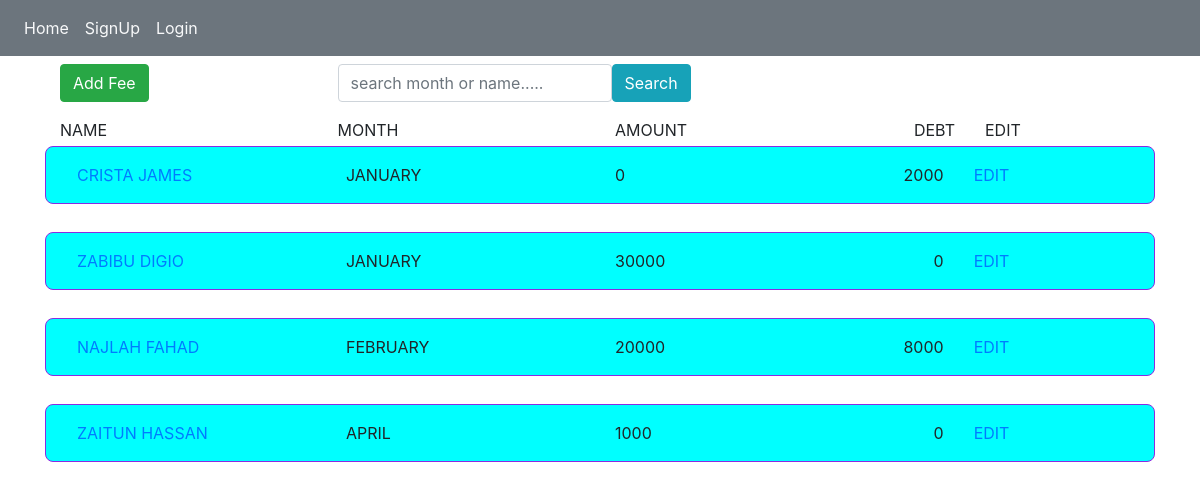
The app's page /fee_list with its own data.
### result_app/models.py (models this page shows, shortened)
class Fee(models.Model):
    parent=models.ForeignKey(settings.AUTH_USER_MODEL,on_delete=models.CASCADE,null=True,blank=True)
    stud_name=models.ForeignKey(Student,on_delete=models.CASCADE,related_name='fees')
    required_amount=models.IntegerField()
    amount_paid=models.IntegerField()
    month_paid=models.CharField(max_length=300,choices=(('JANUARY','JANUARY'),('FEBRUARY','FEBRUARY'),('MARCH','MARCH'),('APRIL','APRIL'),('MAY','MAY'),('JUNE','JUNE'),('JULY','JULY'),('AUGUST','AUGUST'),('SEPTEMBER','SEPTEMBER'),('OCTOBER','OCTOBER'),('NOVEMBER','NOVEMBER'),('DECEMBER','DECEMBER')),blank=True,null=True )
    debt=models.IntegerField()
    date_paid=models.DateTimeField(auto_now_add=True)
    date_updated=models.DateTimeField(auto_now=True)

class Student(models.Model):
    parent=models.ForeignKey(settings.AUTH_USER_MODEL,on_delete=models.CASCADE,blank=True,null=True)
    full_name=models.CharField(max_length=100)
    class_level=models.ForeignKey('LevelClass',on_delete=models.CASCADE)

### result_app/views.py (the view)
# urls.py: path('fee_list',views.fee_list,name='fee_list'),
def fee_list(request):
    fees=Fee.objects.all()
    if request.method=='GET':
       search=request.GET.get('search','')
       fei=Fee.objects.filter(Q(stud_name__full_name__icontains=search) | Q(month_paid__icontains=search))
    return render(request,'fee_list.html',{'fees':fees,'fei':fei,'search':search})

### templates/fee_list.html (shortened to what this page needs)
{% extends 'base.html' %}
{% block content %}
<div class="container">
        <div class="row mt-2">
            <div class="col-3">
                <a href="{% url 'add_fee' %}" class="btn btn-success">Add Fee</a>
            </div>
            <div class="col-9">
                <div class="row">
                    <div class="col-12">
                        <form class="form form-inline"  method="get">
                            <input type="text" name="search" placeholder="search month or name....." class="form-control"><button class="btn btn-info" type="submit">Search</button>
                        </form>
                    </div>
                </div>
            </div>
        </div>
    {% if search %}
            <div class="row">
                <div class="col-12">{{fei.count}} &nbsp;&nbsp; Results</div>
            </div>
             <div class="row">
                <div class="col-3">NAME</div>
                <div class="col-3">MONTH</div>
                <div class="col-1">AMOUNT</div>
                <div class="col-3 text-right">DEBT</div>
                <div class="col-2 ">EDIT</div>
             </div>
            {% for fee in fei %}
                <div class="row p-3 mt-1" style="background-color: aqua;border: 1px solid blueviolet; border-radius: 8px;">
                    <div class="col-3"><a href="">{{fee.stud_name.full_name}}</a></div>
                    <div class="col-3">{{fee.month_paid}}</div>
                    <div class="col-1">{{fee.amount_paid}}</div>
                    <div class="col-3 text text-right">{{fee.debt}}</div>
                    <div class="col-2"><a href="{% url 'edit_fee' fee.id %}">EDIT</a></div>
                </div>
                <br>
            {% endfor %}
    {% else %}
            <div class="row mt-3">
                <div class="col-3">NAME</div>
                <div class="col-3">MONTH</div>
                <div class="col-1">AMOUNT</div>
                <div class="col-3 text-right">DEBT</div>
                <div class="col-2">EDIT</div>
            </div>
            {% for fee in fees %}
            <div class="row p-3 mt-1" style="background-color: aqua;border: 1px solid blueviolet; border-radius: 8px;">
                <div class="col-3"><a href="{% url 'fee_detail' fee.id %}">{{fee.stud_name.full_name}}</a></div>
                <div class="col-3">{{fee.month_paid}}</div>
                <div class="col-1">{{fee.amount_paid}}</div>
                <div class="col-3 text-right">{{fee.debt}}</div>
                <div class="col-2"><a href="{% url 'edit_fee' fee.id %}">EDIT</a></div>
            </div>
            <br>
            {% endfor %}
    {% endif %}
</div>
{% endblock %}

### records on screen
Fee: stud_name.full_name "CRISTA JAMES", month_paid "JANUARY", amount_paid "0", debt "2000"
Fee: stud_name.full_name "ZABIBU DIGIO", month_paid "JANUARY", amount_paid "30000", debt "0"
Fee: stud_name.full_name "NAJLAH FAHAD", month_paid "FEBRUARY", amount_paid "20000", debt "8000"
Fee: stud_name.full_name "ZAITUN HASSAN", month_paid "APRIL", amount_paid "1000", debt "0"
